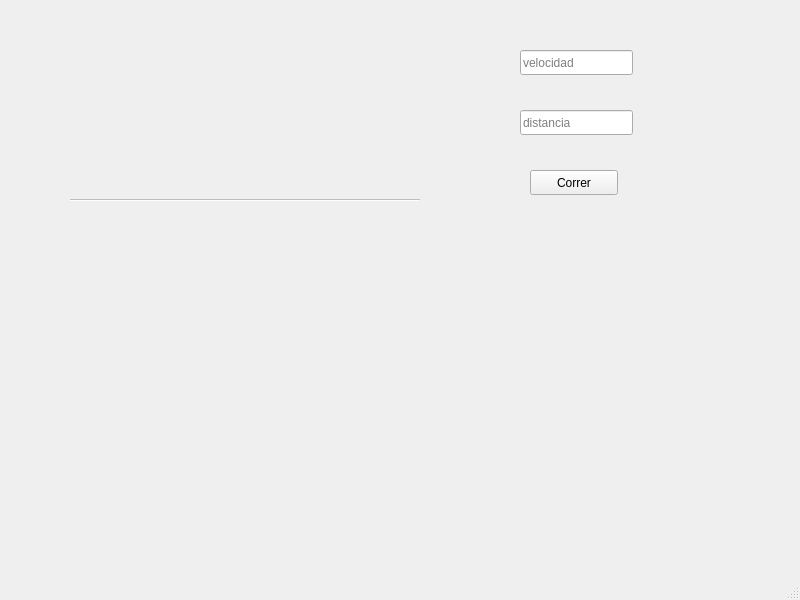
<?xml version="1.0" encoding="UTF-8"?>
<ui version="4.0">
 <class>MainWindow</class>
 <widget class="QMainWindow" name="MainWindow">
  <property name="geometry">
   <rect>
    <x>0</x>
    <y>0</y>
    <width>800</width>
    <height>600</height>
   </rect>
  </property>
  <property name="acceptDrops">
   <bool>true</bool>
  </property>
  <property name="windowTitle">
   <string>MainWindow</string>
  </property>
  <widget class="QWidget" name="centralwidget">
   <widget class="QLineEdit" name="inVelocidad">
    <property name="geometry">
     <rect>
      <x>520</x>
      <y>50</y>
      <width>113</width>
      <height>25</height>
     </rect>
    </property>
    <property name="placeholderText">
     <string>velocidad</string>
    </property>
   </widget>
   <widget class="QLineEdit" name="inDisancia">
    <property name="geometry">
     <rect>
      <x>520</x>
      <y>110</y>
      <width>113</width>
      <height>25</height>
     </rect>
    </property>
    <property name="placeholderText">
     <string>distancia</string>
    </property>
   </widget>
   <widget class="QPushButton" name="btnCorrer">
    <property name="geometry">
     <rect>
      <x>530</x>
      <y>170</y>
      <width>88</width>
      <height>25</height>
     </rect>
    </property>
    <property name="text">
     <string>Correr</string>
    </property>
   </widget>
   <widget class="QLabel" name="runnerMan">
    <property name="geometry">
     <rect>
      <x>70</x>
      <y>110</y>
      <width>71</width>
      <height>81</height>
     </rect>
    </property>
    <property name="text">
     <string/>
    </property>
    <property name="pixmap">
     <pixmap resource="corredor.qrc">:/new/corredor/assets/img.png</pixmap>
    </property>
    <property name="scaledContents">
     <bool>true</bool>
    </property>
   </widget>
   <widget class="Line" name="linea">
    <property name="enabled">
     <bool>false</bool>
    </property>
    <property name="geometry">
     <rect>
      <x>70</x>
      <y>190</y>
      <width>350</width>
      <height>20</height>
     </rect>
    </property>
    <property name="orientation">
     <enum>Qt::Horizontal</enum>
    </property>
   </widget>
  </widget>
  <widget class="QMenuBar" name="menubar">
   <property name="geometry">
    <rect>
     <x>0</x>
     <y>0</y>
     <width>800</width>
     <height>22</height>
    </rect>
   </property>
  </widget>
  <widget class="QStatusBar" name="statusbar"/>
 </widget>
 <resources>
  <include location="corredor.qrc"/>
 </resources>
 <connections/>
</ui>
